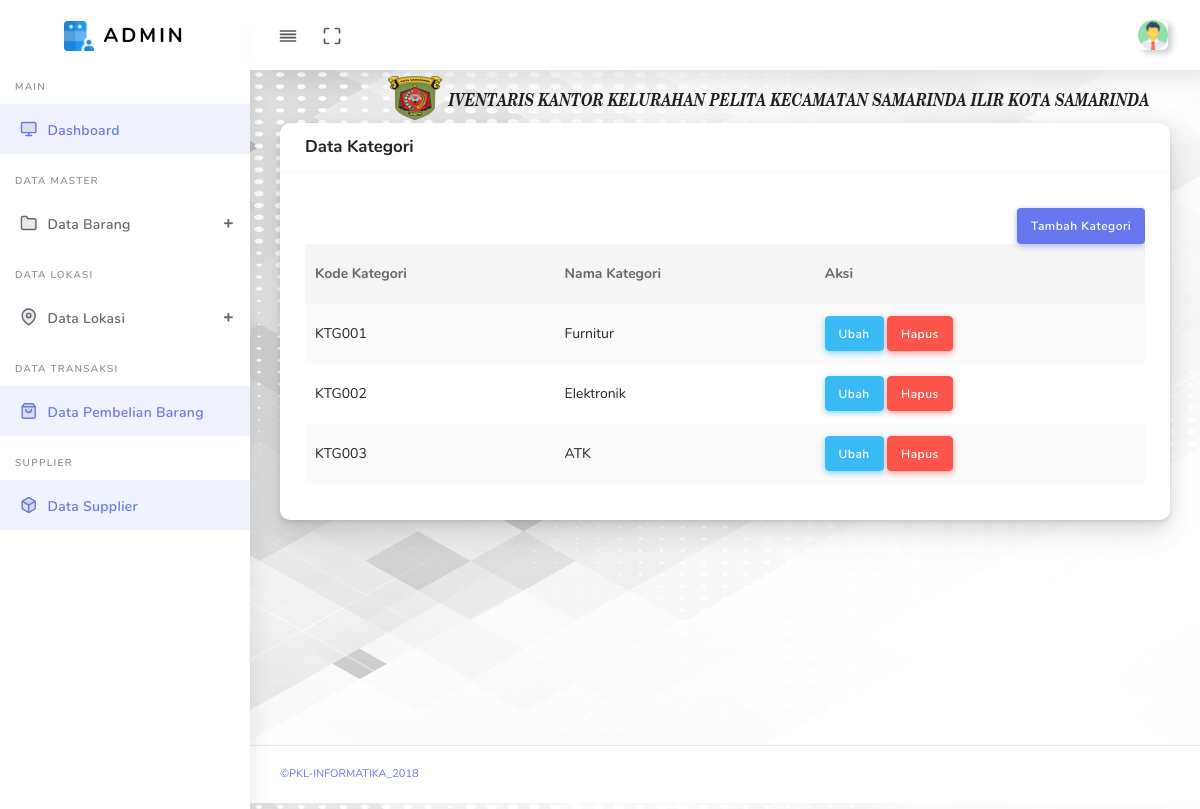
The app's page /admin/beranda.php?hal=dataKategori with its own data.
### tables this page shows
CREATE TABLE `tbkategori` (
  `kode_kategori` varchar(16) NOT NULL,
  `nama_kategori` varchar(30) NOT NULL
);

### admin/dataKategori/dataKategori.php (the view)
<div class="row">
	<div class="col-12">
		<div class="card">
			<div class="card-header">
				<h4>Data Kategori</h4>
			</div>
				<div class="card-body">
					<div class="table-responsive">
						<table class="table table-striped table-hover"id="tableExport" style="width: 100%;">
							<div class="text-left-mb-4">
								<ul>
									<ul>
										<a href="?hal=tambahKategori" class="btn btn-primary pull-right">Tambah Kategori</a>
									</ul>
								</ul>
							</div>
								<thead>
									<?php
										include "../koneksi.php";
										$query = mysqli_query($koneksi,"SELECT * FROM tbkategori");
									?>
									<tr>
									<th>Kode Kategori</th>
									<th>Nama Kategori</th>
									<th>Aksi</th>
									</tr>
								</thead>
								<tbody>
									<?php
										while($data = mysqli_fetch_array($query)){
									?>
									<tr>
										<td><?php echo $data['kode_kategori']?></td>
										<td><?php echo $data['nama_kategori']?></td>
										<td>
										<a href="beranda.php?hal=ubahKategori&kode_kategori=<?php echo $data['kode_kategori']?>" class="btn btn-info">Ubah</a>
										<a href="dataKategori/hapusKategori.php?kode_kategori=<?php echo$data['kode_kategori'] ?>" class="btn btn-danger" onclick="return confirm('Yakin Ingin Menghapus Data?')">Hapus</a>
										</td>
									</tr>
								<?php
								}
								?>
								</tbody>
						</table>
					</div>
				</div>
		</div>
	</div>
</div>

### records on screen
tbkategori: kode_kategori "KTG001", nama_kategori "Furnitur"
tbkategori: kode_kategori "KTG002", nama_kategori "Elektronik"
tbkategori: kode_kategori "KTG003", nama_kategori "ATK"
